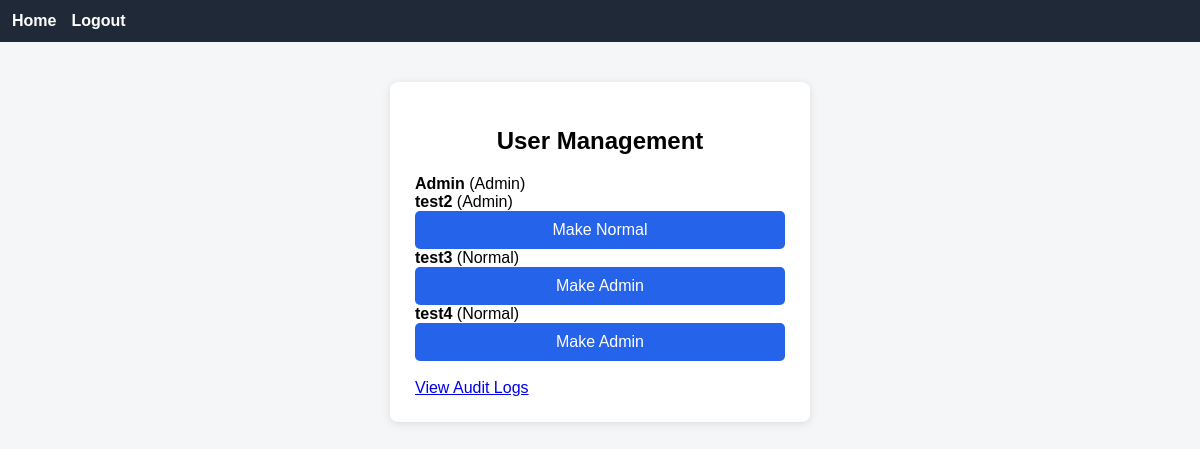
The page /admin (signed in) on the database its author committed.
### tables this page shows
CREATE TABLE users (
        id INTEGER PRIMARY KEY AUTOINCREMENT,
        username TEXT UNIQUE,
        password TEXT,
        otp_secret TEXT,
        is_2fa_enabled INTEGER DEFAULT 0,
        is_admin INTEGER DEFAULT 0,
        reset_token TEXT,
        reset_expiry INTEGER
    );

### 2fa_3/app.py (the view)
@app.route("/admin")
@admin_required
def admin():
    conn = sqlite3.connect(DB_NAME)
    c = conn.cursor()
    c.execute("SELECT id, username, is_admin FROM users")
    users = c.fetchall()
    conn.close()
    return render_template("admin.html", users=users)

### 2fa_3/app.py (called while the page is built)
def get_user_by_id(uid):
    conn = sqlite3.connect(DB_NAME)
    c = conn.cursor()
    c.execute("SELECT * FROM users WHERE id=?", (uid,))
    user = c.fetchone()
    conn.close()
    return user

def admin_required(f):
    @wraps(f)
    def wrap(*args, **kwargs):
        if "user_id" not in session:
            return redirect("/login")
        user = get_user_by_id(session["user_id"])
        if not user or user[5] != 1:
            flash("Admin access required")
            return redirect("/")
        return f(*args, **kwargs)
    return wrap

### 2fa_3/templates/admin.html
{% extends 'base.html' %}
{% block content %}
<div class="container">
    <h2>User Management</h2>
    {% for u in users %}
        <div class="card">
            <strong>{{ u[1] }}</strong>
            <span>
                {% if u[2] %}
                    (Admin)
                {% else %}
                    (Normal)
                {% endif %}
            </span>
            {% if session.get("user_id") %}
                {% if u[0] != 1 %}
                    {% if session.get("user_id") != u[0] %}
                        <form method="post"
                              action="{{ '/make-normal/' ~ u[0] if u[2] else '/make-admin/' ~ u[0] }}"
                              style="display:inline;">
                            <button>
                                {{ 'Make Normal' if u[2] else 'Make Admin' }}
                            </button>
                        </form>
                    {% endif %}
                {% endif %}
            {% endif %}
        </div>
    {% endfor %}
    <br>
    <a href="/admin/logs">View Audit Logs</a>
</div>
{% endblock %}

### 2fa_3/templates/base.html (shortened to what this page needs)
<!DOCTYPE html>
<html>
<head>
    <link rel="stylesheet" href="{{ url_for('static', filename='style.css') }}">
</head>
<body>
<nav class="navbar">
    <a href="/">Home</a>
    {% if session.get("user_id") %}
        <a href="/logout">Logout</a>
    {% else %}
        <a href="/login">Login</a>
        <a href="/register">Register</a>
    {% endif %}
</nav>
{% block content %}{% endblock %}
</body>
</html>

### 2fa_3/static/style.css (style rules this page uses)
* { box-sizing: border-box; }
body { font-family: Arial, sans-serif; background: #f4f6f8; margin: 0; padding: 0; }
nav { background: #1f2937; padding: 12px; display: flex; flex-wrap: wrap; align-items: center; }
nav a, nav span { color: #fff; margin-right: 15px; text-decoration: none; font-weight: bold; }
.container { max-width: 420px; margin: 40px auto; background: white; padding: 25px; border-radius: 8px; box-shadow: 0 2px 10px rgba(0,0,0,0.1); }
h1, h2 { text-align: center; }
button { width: 100%; padding: 10px; background: #2563eb; border: none; color: white; font-size: 16px; border-radius: 5px; cursor: pointer; }

### rows shown on the page
users: username "Admin", is_admin "(Admin)"
users: username "test2", shows "(Admin)", is_admin "Make Normal"
users: username "test3", shows "(Normal)", is_admin "Make Admin"
users: username "test4", shows "(Normal)", is_admin "Make Admin"
